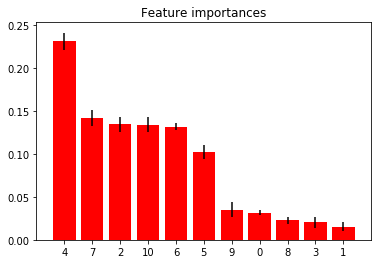

Source code (Python):
#!/usr/bin/env python3
# -*- coding: utf-8 -*-
"""
Created on Thu Mar 14 17:28:42 2019

@author: nitesh
"""

from sklearn.ensemble import ExtraTreesClassifier
import numpy as np
import matplotlib.pyplot as plt
import pandas as pd
from sklearn.preprocessing import LabelEncoder, OneHotEncoder

class Feature_extraction(object):
    def __init__(self, dataset):
        self.dataset = dataset
        self.model = ExtraTreesClassifier()
        self.labelencoder_X_1 = LabelEncoder()
        self.labelencoder_X_2 = LabelEncoder()
        self.onehotencoder = OneHotEncoder(categorical_features = [1])

    ''' Independent feature set'''
    def X(self):
        X = self.dataset.iloc[:, 3:13].values
        return X
    ''' Dependent feature set '''
    def y(self):
        y = self.dataset.iloc[:, 13].values
        return y

    ''' OneHot encoding to categorical values'''
    def Encoding_cat_data(self):
        X = Feature_extraction.X(self) 
        X[:, 1] = self.labelencoder_X_1.fit_transform(X[:, 1])
        X[:, 2] = self.labelencoder_X_2.fit_transform(X[:, 2])
        X = self.onehotencoder.fit_transform(X).toarray()
        X = X[:, 1:]
        return X
    ''' Model initialization'''
    def feature_extraction(self):
        return self.model
        
if __name__ == '__main__':
    
    data = pd.read_csv('/home/nitesh/rst/section4/Churn_Modelling.csv')
    
    main = Feature_extraction(data)
    X = main.Encoding_cat_data()
    y = main.y()
    
    model = main.feature_extraction()
    model = model.fit(X,y)
    importances = model.feature_importances_
    std = np.std([tree.feature_importances_ for tree in model.estimators_],
             axis=0)
    indices = np.argsort(importances)[::-1]

    # Print the feature ranking
    print("Feature ranking:")

    for f in range(X.shape[1]):
        print("%d. feature %d (%f)" % (f + 1, indices[f], importances[indices[f]]))

    # Plot the feature importances of the forest
    plt.figure()
    plt.title("Feature importances")
    plt.bar(range(X.shape[1]), importances[indices],
       color="r", yerr=std[indices], align="center")
    plt.xticks(range(X.shape[1]), indices)
    plt.xlim([-1, X.shape[1]])
    plt.show()
